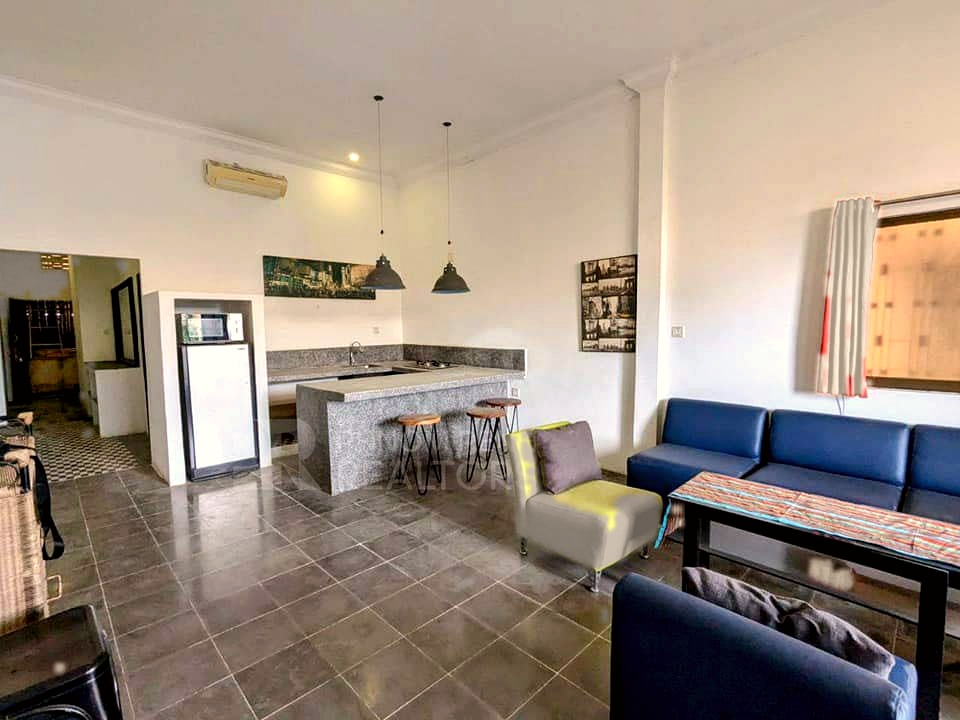
#> input picture renovation/renders/reno_living.jpg, 960 x 720 px
$ python build_pdf.py
#> lines starting #> are read from the running program, lines starting #| are printed output that depends on the picture
#!/usr/bin/env python3
"""Assemble the renovation deliverable into a single multi-page PDF
(cover + mood board + before/after boards + written plan with ROI table).
Pages are composed with Pillow so every image is embedded reliably."""
from PIL import Image, ImageDraw, ImageFont

FB = "/usr/share/fonts/truetype/dejavu/DejaVuSans-Bold.ttf"
FR = "/usr/share/fonts/truetype/dejavu/DejaVuSans.ttf"
def fb(s): return ImageFont.truetype(FB, s)
def fr(s): return ImageFont.truetype(FR, s)

# A4 portrait @ ~150 dpi
PW, PH = 1240, 1754
CREAM = (244, 241, 235)
WHITE = (255, 255, 255)
INK = (44, 47, 52)
SUB = (122, 122, 128)
GOLD = (150, 120, 70)
M = 90
pages = []

def new_page(bg=WHITE):
#> called with bg = (244, 241, 235)
    p = Image.new("RGB", (PW, PH), bg)
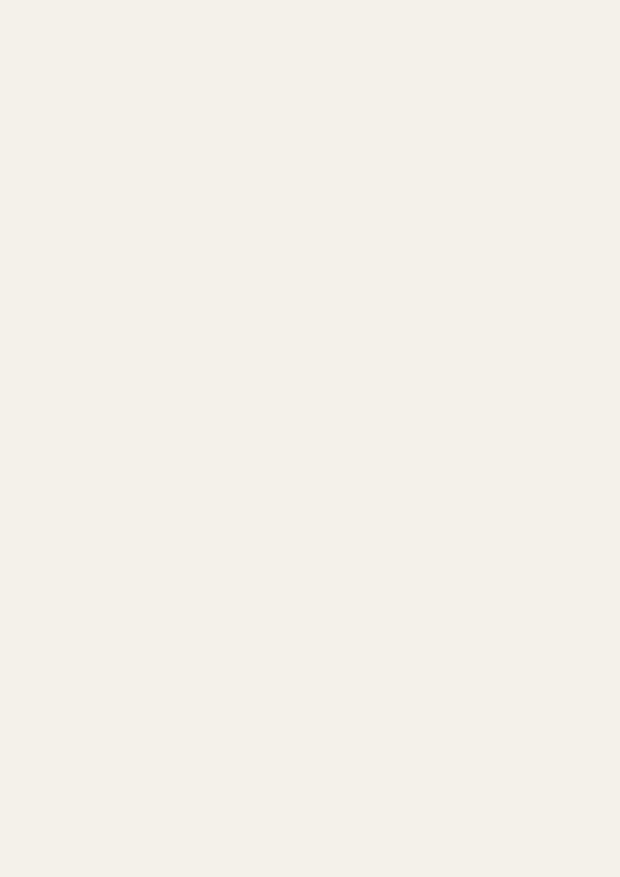
#> p: PIL image 1240x1754 RGB (shown at 1/2 size); mean R, G, B 244, 241, 235
    return p, ImageDraw.Draw(p)

def wrap(d, text, font, width):
    words, lines, cur = text.split(), [], ""
    for w in words:
        t = (cur + " " + w).strip()
        if d.textlength(t, font=font) <= width:
            cur = t
        else:
            lines.append(cur); cur = w
    if cur:
        lines.append(cur)
    return lines

def paste_fit(page, im, box):
    """Fit im inside box (x0,y0,x1,y1) preserving aspect, centered; return drawn rect."""
    x0, y0, x1, y1 = box
    bw, bh = x1 - x0, y1 - y0
    s = min(bw / im.width, bh / im.height)
    nw, nh = int(im.width * s), int(im.height * s)
    im = im.resize((nw, nh))
    px, py = x0 + (bw - nw) // 2, y0 + (bh - nh) // 2
    page.paste(im, (px, py))
    return px, py, px + nw, py + nh

# ---------------- 1. COVER ----------------
p, d = new_page(CREAM)
d.rectangle([0, 0, PW, 14], fill=GOLD)
d.text((M, 120), "APARTMENT", font=fb(86), fill=INK)
d.text((M, 210), "RENOVATION", font=fb(86), fill=INK)
d.text((M, 330), "Maximum-ROI Refresh", font=fr(38), fill=GOLD)
d.text((M, 386), "No construction  ·  soft-furnishings only", font=fr(28), fill=SUB)
hero = Image.open("renders/reno_living.jpg").convert("RGB")
#> hero is the input picture: PIL image 960x720 RGB; mean R, G, B 156.2, 140.6, 127.1
hx0, hy0, hx1, hy1 = paste_fit(p, hero, (M, 470, PW - M, 470 + 620))
#> in paste_fit, `page.paste(im, (px, py))`:
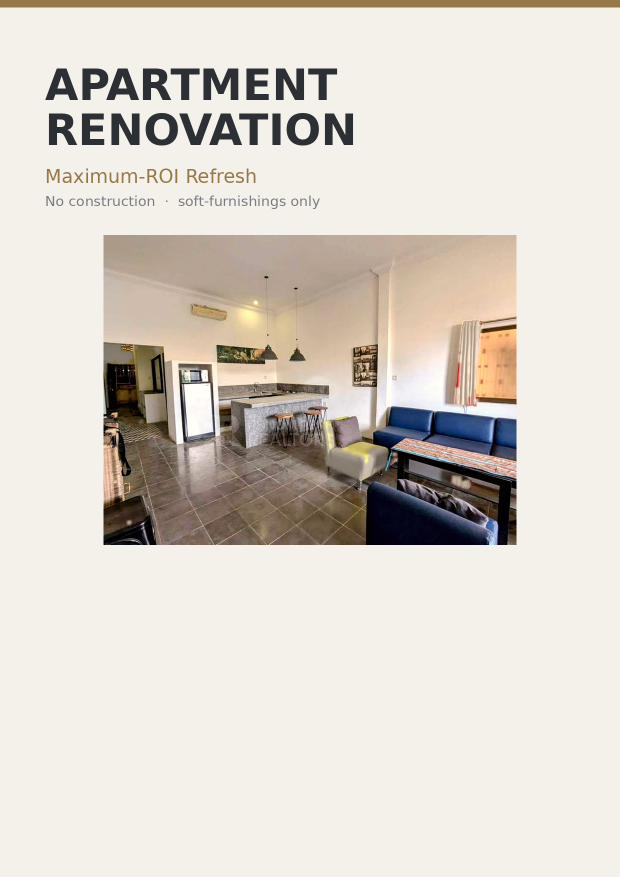
#> page: PIL image 1240x1754 RGB (shown at 1/2 size); mean R, G, B 218.5, 212.4, 204.4
#> hx0 = 207; hy0 = 470; hx1 = 1033; hy1 = 1090
d.rounded_rectangle([hx0, hy0, hx1, hy1], radius=4, outline=(210, 205, 196), width=3)
# stat strip
sy = hy1 + 60
#> sy = 1150
stats = [("BUDGET", "~$670"), ("TIMELINE", "1 weekend"), ("WORKS", "Minor only")]
seg = (PW - 2 * M) // 3
for i, (k, v) in enumerate(stats):
    cx = M + i * seg
    d.text((cx, sy), k, font=fr(22), fill=SUB)
    d.text((cx, sy + 32), v, font=fb(40), fill=INK)
d.text((M, PH - 70), "Concept visualisation — colours simulated from the listing photos.",
       font=fr(20), fill=SUB)
pages.append(p)

def image_page(path, title, caption):
#> called with path = 'moodboard/moodboard.png', title = 'Mood Board & Material Direction'
    p, d = new_page(WHITE)
    d.text((M, 56), title, font=fb(40), fill=INK)
    d.line([M, 116, PW - M, 116], fill=(225, 222, 215), width=2)
    im = Image.open(path).convert("RGB")
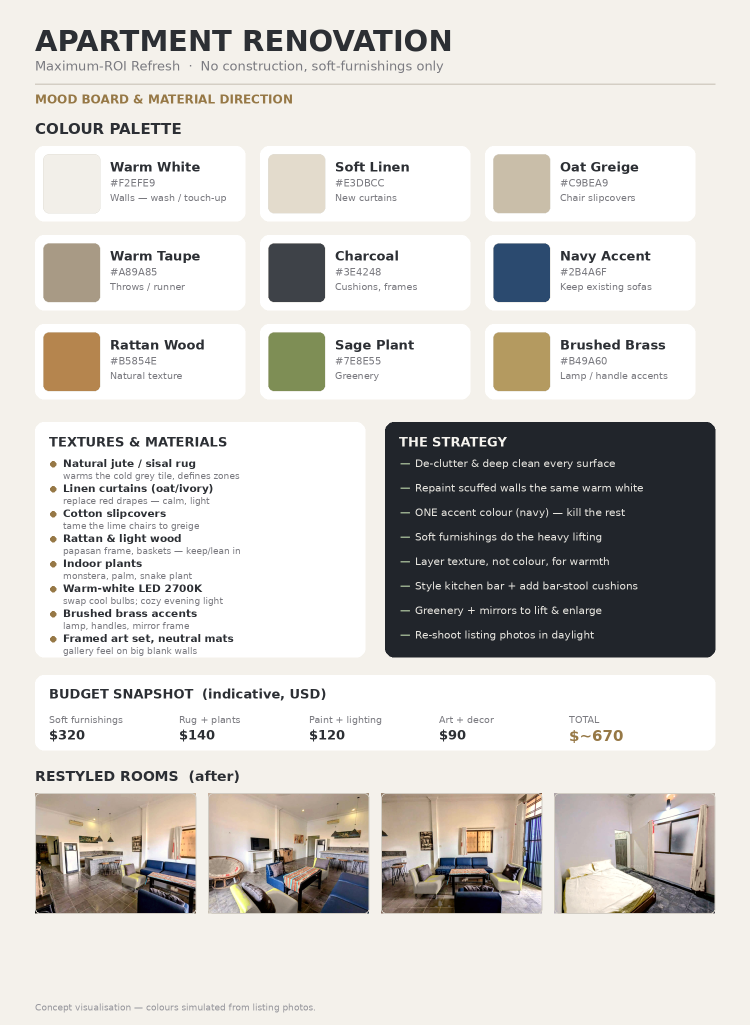
#> input picture renovation/moodboard/moodboard.png, 1500 x 2050 px (shown at 1/2 size)
#> im is the input picture: PIL image 1500x2050 RGB; mean R, G, B 210.2, 207.7, 203.8
    paste_fit(p, im, (M, 140, PW - M, PH - 120))
#> call 2 of paste_fit, with box = (90, 140, 1150, 1634)
#> in paste_fit (call 2), `page.paste(im, (px, py))`:
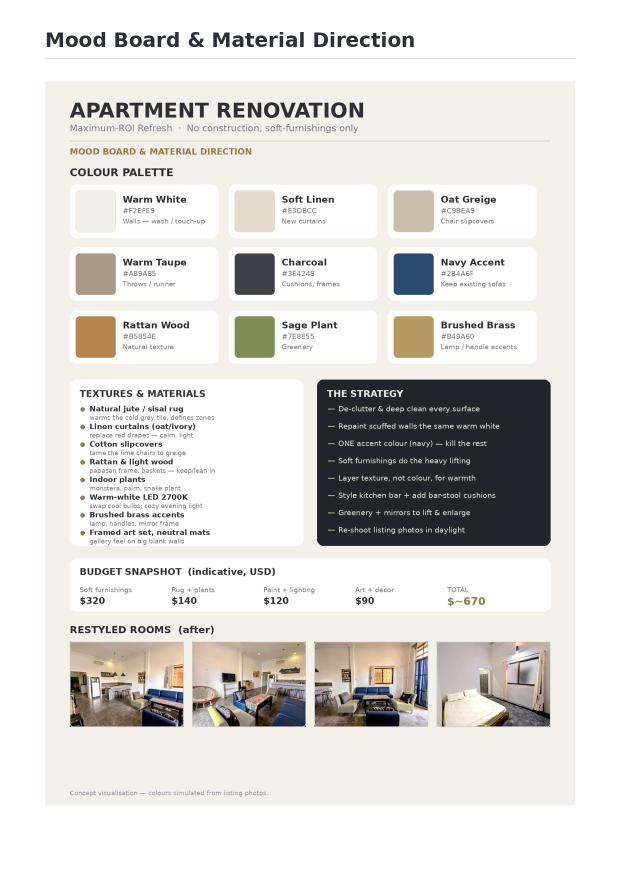
#> page: PIL image 1240x1754 RGB (shown at 1/2 size); mean R, G, B 222.4, 220.6, 217.9
    d.text((M, PH - 78), caption, font=fr(22), fill=SUB)
    pages.append(p)

# ---------------- 2. MOOD BOARD ----------------
image_page("moodboard/moodboard.png", "Mood Board & Material Direction",
           "Palette, textures, strategy and budget at a glance.")

# ---------------- 3-6. BEFORE / AFTER ----------------
for f, t in [("compare_living.jpg",  "Before / After — Living & Kitchen"),
             ("compare_lounge.jpg",  "Before / After — Open-plan Lounge"),
             ("compare_seating.jpg", "Before / After — Lounge Seating"),
             ("compare_bedroom.jpg", "Before / After — Master Bedroom")]:
    image_page(f"renders/{f}", t, "Soft-furnishings restyle — no construction.")
#> call 2 of image_page, with path = 'renders/compare_living.jpg', title = 'Before / After — Living & Kitchen'
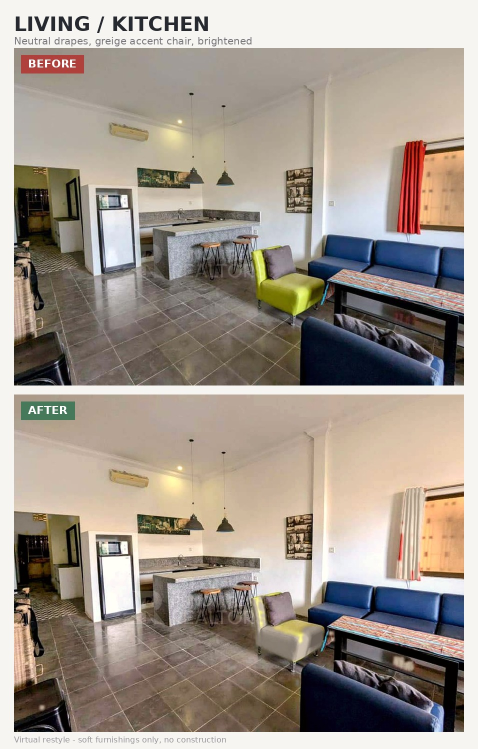
#> input picture renovation/renders/compare_living.jpg, 956 x 1498 px (shown at 1/2 size)
#> in image_page, im is the input picture: PIL image 956x1498 RGB; mean R, G, B 161.3, 151, 140.8
#> call 3 of paste_fit, with box = (90, 140, 1150, 1634)
#> in paste_fit (call 3), `page.paste(im, (px, py))`:
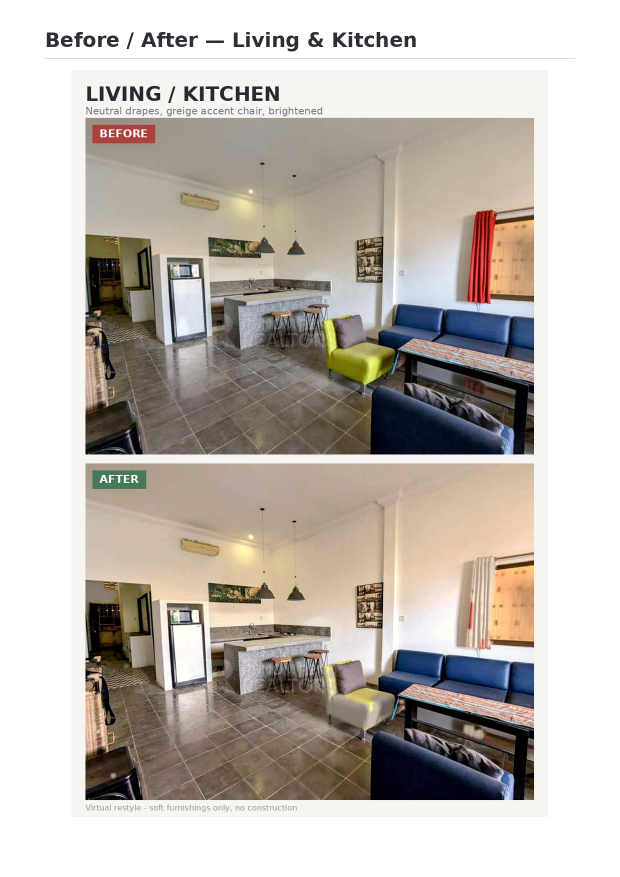
#> page: PIL image 1240x1754 RGB (shown at 1/2 size); mean R, G, B 192.8, 186, 179.4
#> pass 2 of the loop `for f, t in [("compare_living.jpg",  "Before / After — Living & Kitche..`:
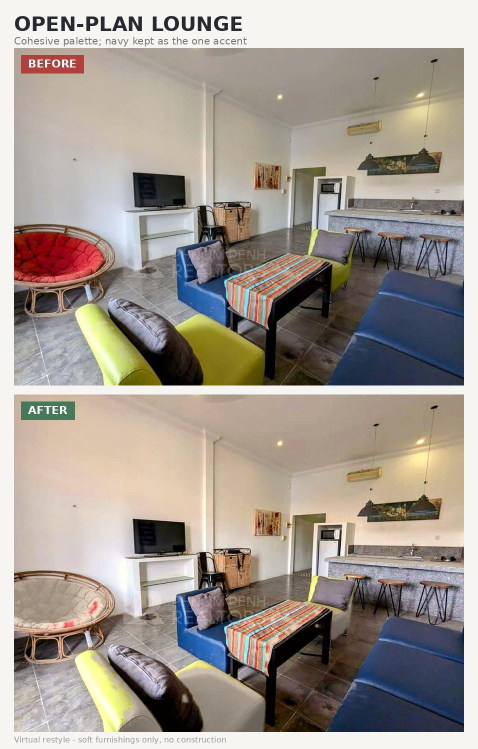
#> input picture renovation/renders/compare_lounge.jpg, 956 x 1498 px (shown at 1/2 size)
#> in image_page, im is the input picture: PIL image 956x1498 RGB; mean R, G, B 161.6, 153, 144.4
#> im: PIL image 953x1494 RGB
#> in paste_fit (call 4), `page.paste(im, (px, py))`:
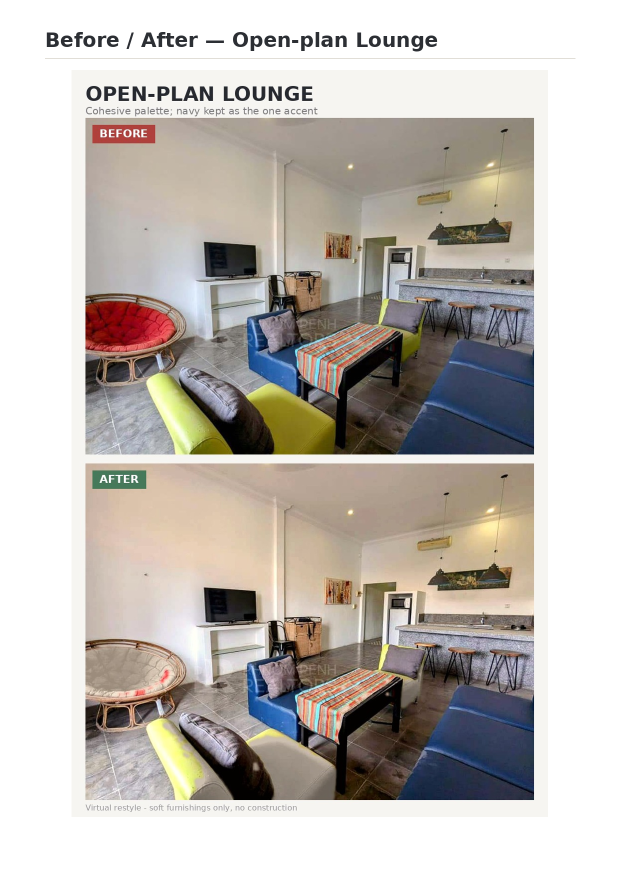
#> page: PIL image 1240x1754 RGB (shown at 1/2 size); mean R, G, B 193, 187.3, 181.7
#> pass 3 of the loop `for f, t in [("compare_living.jpg",  "Before / After — Living & Kitche..`:
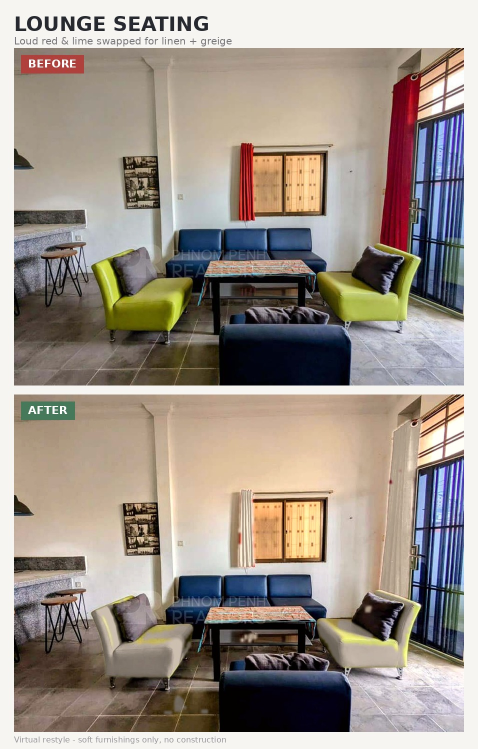
#> input picture renovation/renders/compare_seating.jpg, 956 x 1498 px (shown at 1/2 size)
#> in image_page, im is the input picture: PIL image 956x1498 RGB; mean R, G, B 157.1, 146.7, 137.5
#> in paste_fit (call 5), `im = im.resize((nw, nh))`:
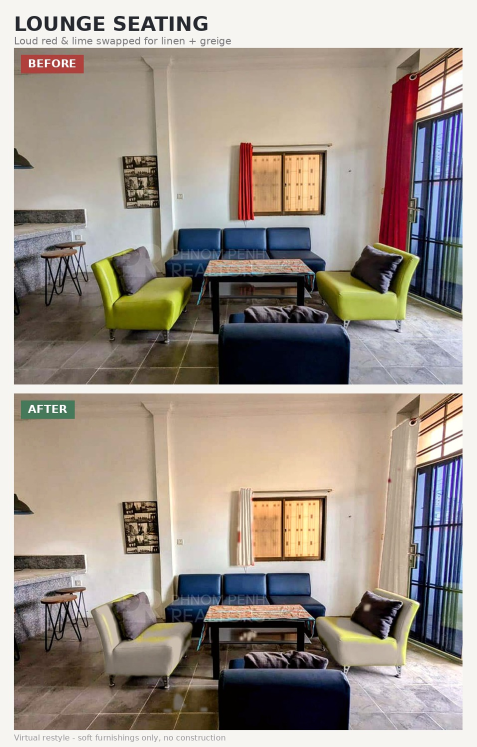
#> im: PIL image 953x1494 RGB (shown at 1/2 size); mean R, G, B 157.1, 146.7, 137.5
#> in paste_fit (call 5), `page.paste(im, (px, py))`:
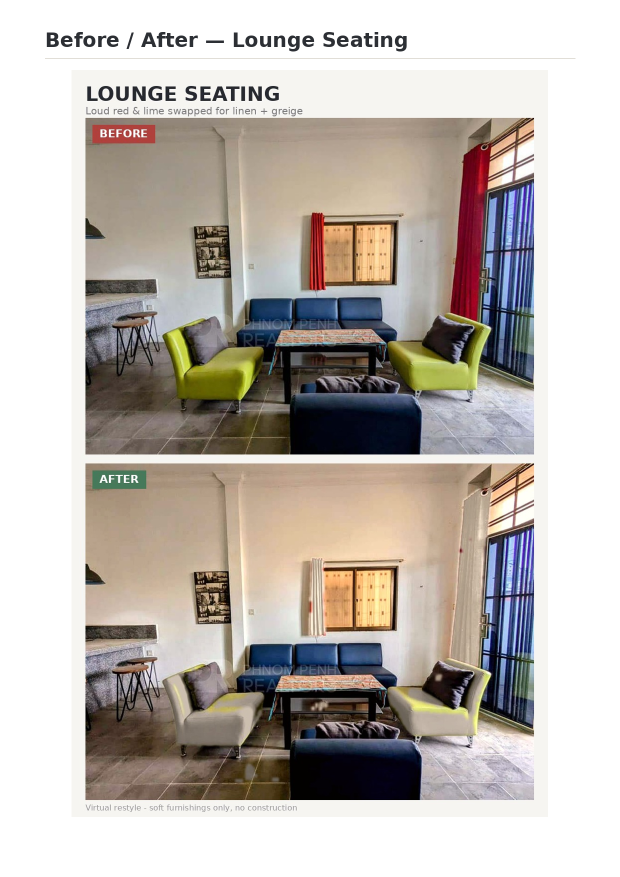
#> page: PIL image 1240x1754 RGB (shown at 1/2 size); mean R, G, B 190, 183.2, 177.3
#> the loop made 4 passes; the first 3 are shown

# ---------------- 7+. WRITTEN PLAN ----------------
# lightweight block renderer with pagination
BLOCKS = [
    ("h1", "The Plan"),
    ("body", "The apartment has good bones — high ceilings, an open plan, a granite "
             "kitchen bar and an already-renovated bathroom. What drags the value down "
             "is visual chaos: red curtains, lime-green chairs, an orange papasan and "
             "yellow bedding all clashing against cold grey tile. The fix is the "
             "palette, not the structure."),
    ("h2", "Design direction"),
    ("bul", "Warm white walls + soft-linen curtains + greige upholstery as the base."),
    ("bul", "ONE accent colour — the existing navy sofas — everything else neutral."),
    ("bul", "Layer texture not colour: jute rug, rattan, light wood, plants, brass."),
    ("bul", "Warm-white 2700K bulbs throughout to kill the clinical feel."),
    ("h2", "Room-by-room"),
    ("bul", "Living/lounge: linen curtains, greige slipcovers on the lime chairs, "
            "jute rug under the table, a tall plant in the empty corner, neutral art."),
    ("bul", "Bedroom: hotel-white bedding + charcoal throw, soft-linen curtains, "
            "small bedside rug, one piece of art."),
    ("bul", "Kitchen/bar: already strong — just style it (stool cushions, bowl, herb "
            "plant, declutter). Optional peel-and-stick backsplash."),
    ("bul", "Bathroom: already on-trend — leave it; add white towels + a plant."),
    ("bul", "Balcony: bistro set + potted plants turns it into an outdoor selling point."),
    ("h2", "Budget (indicative, USD)"),
    ("tbl", [("Curtains (linen) x3-4", "$90"), ("Chair slipcovers / re-covers", "$80"),
             ("Cushions, throws, hotel bedding", "$110"), ("Jute rug + bedside rug", "$70"),
             ("Plants x4-5 + pots", "$70"), ("Warm-white LED bulbs", "$30"),
             ("Paint touch-ups + sundries", "$60"), ("Framed art / mirrors", "$90"),
             ("Balcony bistro set", "$70"), ("TOTAL", "~$670")]),
    ("h2", "Why the ROI is high"),
    ("body", "Spend is one-off and mostly portable, with no permits, trades or downtime — "
             "doable in a weekend. A cohesive, bright, move-in-ready look supports a higher "
             "asking rent, lets faster and photographs far better. A $600-700 outlay like "
             "this commonly supports $30-60/month more rent and a shorter void — a payback "
             "in roughly a year, then pure profit."),
    ("body", "Deliberately avoided: wall removal, re-tiling, kitchen/bath rebuild, rewiring "
             "— all high-cost, low-return for a rental at this level."),
]

def render_blocks(blocks):
    p, d = new_page(WHITE)
    d.rectangle([0, 0, PW, 14], fill=GOLD)
    y = 70
    cw = PW - 2 * M
    for kind, content in blocks:
        if kind == "h1":
            need = 90
        elif kind == "h2":
            need = 70
        elif kind == "tbl":
            need = 40 * len(content) + 30
        else:
            need = 40
        if y + need > PH - 90:
            pages.append(p); p, d = new_page(WHITE); y = 70
        if kind == "h1":
            d.text((M, y), content, font=fb(48), fill=INK); y += 70
            d.line([M, y, PW - M, y], fill=(225, 222, 215), width=2); y += 28
        elif kind == "h2":
            y += 14
            d.text((M, y), content, font=fb(30), fill=GOLD); y += 50
        elif kind == "bul":
            d.ellipse([M + 4, y + 10, M + 16, y + 22], fill=GOLD)
            for ln in wrap(d, content, fr(24), cw - 40):
                d.text((M + 34, y), ln, font=fr(24), fill=INK); y += 34
            y += 12
        elif kind == "body":
            for ln in wrap(d, content, fr(24), cw):
                d.text((M, y), ln, font=fr(24), fill=INK); y += 34
            y += 16
        elif kind == "tbl":
            for k, v in content:
                big = k == "TOTAL"
                f1 = fb(25) if big else fr(24)
                d.text((M + 10, y), k, font=f1, fill=GOLD if big else INK)
                d.text((PW - M - d.textlength(v, font=f1) - 10, y), v, font=f1,
                       fill=GOLD if big else INK)
                y += 38
                d.line([M, y - 6, PW - M, y - 6], fill=(238, 235, 229), width=1)
            y += 16
#> this loop made 18 passes
#> (kind, content, need, y) on passes 1, 3, 8, 14, 16: ('h1', 'The Plan', 90, 168), ('h2', 'Design direction', 70, 384), ('h2', 'Room-by-room', 70, 632), ('h2', 'Budget (indicative, USD)', 70, 1028), ('h2', 'Why the ROI is high', 70, 1488)
#> after the loop, pages = 7 items; y = 154
    pages.append(p)

render_blocks(BLOCKS)

out = "Renovation_Plan.pdf"
pages[0].save(out, save_all=True, append_images=pages[1:], resolution=150.0)
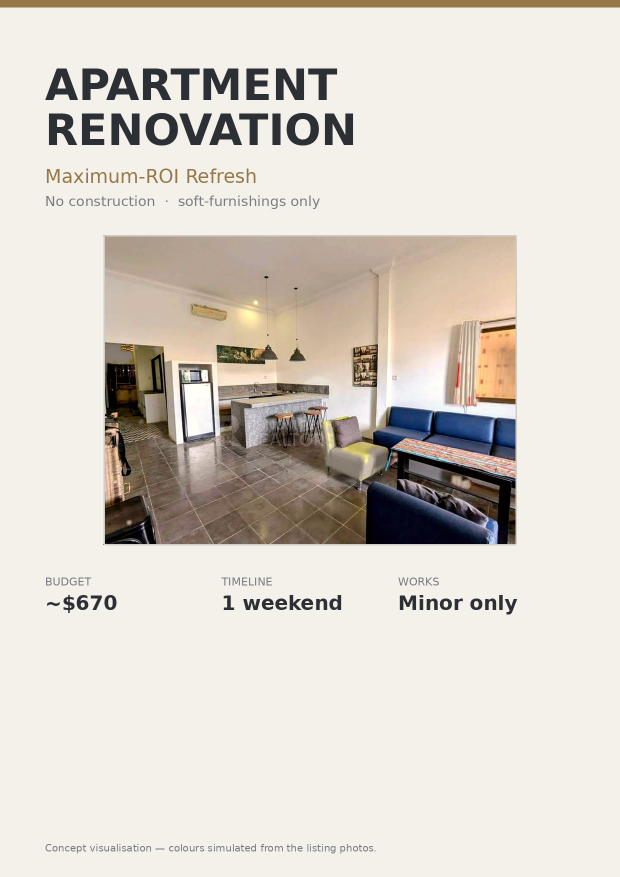
#> saved as Renovation_Plan.pdf: PIL image 1240x1754 RGB (shown at 1/2 size); mean R, G, B 217.8, 211.7, 203.8
print(f"saved {out}  ({len(pages)} pages)")
#| saved Renovation_Plan.pdf  (8 pages)
